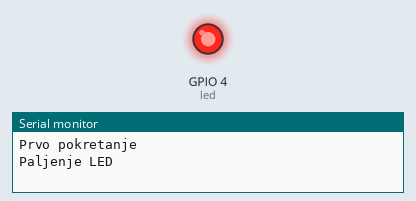
This sketch was run on a simulated ESP32. Parts: output pins drawn as LEDs (lit = HIGH), the last lines printed to the serial monitor. At 3.1 s the program puts the board to deep sleep or switches it off; the recording ends there.

Above: at 0.1 s.
At 3.05 s:
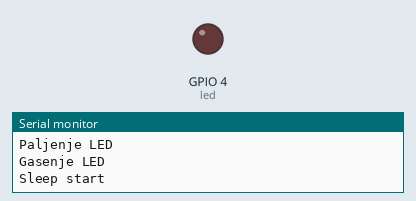
Timing chart, 0 to 3.1 s (numbered marks = the images above):
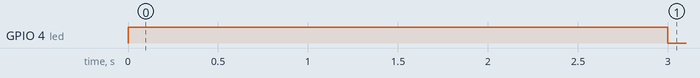

The sketch:

sketch.ino
```cpp
#include<esp_sleep.h>
#include <WiFi.h>

int led = 4;
int btn = 2;

void activateLed() {
  Serial.println("Paljenje LED");

  digitalWrite(led, HIGH);

  int startTime = millis();
  while(millis() - startTime < 3000) {}

  digitalWrite(led, LOW);

  Serial.println("Gasenje LED");
}

void handleWakeup() {
    esp_sleep_wakeup_cause_t cause = esp_sleep_get_wakeup_cause();

    if (cause == ESP_SLEEP_WAKEUP_EXT0) {
        Serial.println("Buđenje tipkalom");

        delay(50);
        if (digitalRead(btn) == LOW) {
          Serial.println("Validan događaj!");
        }
    } else {
        Serial.println("Prvo pokretanje");
    }
}

void sleep() {
  Serial.println("Sleep start");
  Serial.flush();
  delay(100);

  esp_deep_sleep_start();
}

void setup() {
  Serial.begin(115200);

  WiFi.mode(WIFI_OFF);
  btStop();

  pinMode(led, OUTPUT);
  pinMode(btn, INPUT_PULLUP);

  gpio_pullup_en(GPIO_NUM_2);
  gpio_pulldown_dis(GPIO_NUM_2);

  esp_sleep_enable_ext0_wakeup(GPIO_NUM_2, 1);

  handleWakeup();
  activateLed();
  sleep();
}

void loop() {}
```

Measured:
- by itself, GPIO 4 (led): LOW → HIGH at 0.00 s, → LOW 3.0 s later
